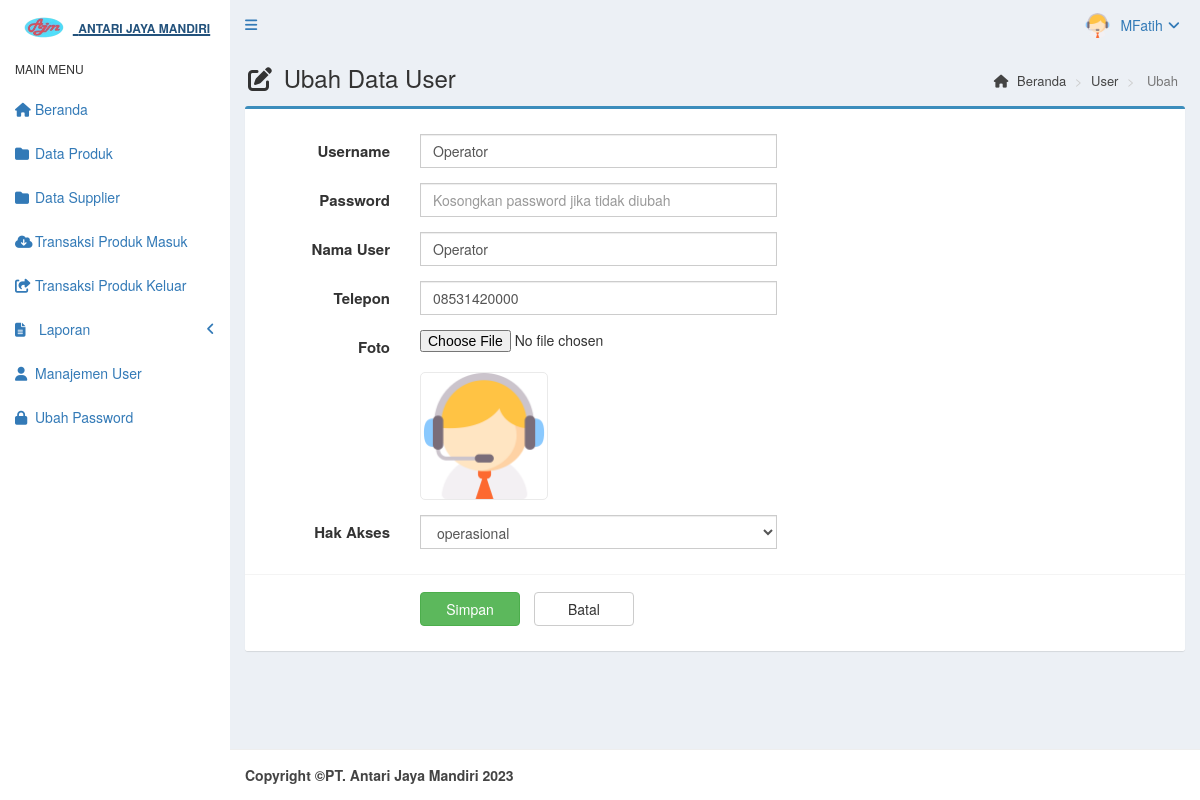
Page /main.php?module=form_user&form=edit&id=4 (signed in) on the committed database.
### tables this page shows
CREATE TABLE `tb_user` (
  `id_user` int(5) NOT NULL,
  `username` varchar(50) NOT NULL,
  `password` varchar(50) NOT NULL,
  `nama_user` varchar(50) NOT NULL,
  `telepon` char(13) DEFAULT NULL,
  `foto` varchar(100) DEFAULT NULL,
  `hak_akses` enum('operasional','administrator','','') NOT NULL,
  `status` enum('aktif','blokir') NOT NULL DEFAULT 'aktif',
  `created_at` timestamp NOT NULL DEFAULT current_timestamp(),
  `updated_at` timestamp NOT NULL DEFAULT current_timestamp() ON UPDATE current_timestamp()
);

### modules/user/form.php (the view, shortened to what this page needs)
<?php
if ($_GET['form']=='add') { ?>
  <section class="content-header">
    <h1>
      <i class="fa fa-edit icon-title"></i> Input User
    </h1>
    <ol class="breadcrumb">
      <li><a href="?module=beranda"><i class="fa fa-home"></i> Beranda </a></li>
      <li><a href="?module=user"> User </a></li>
      <li class="active"> Input </li>
    </ol>
  </section>
  <section class="content">
    <div class="row">
      <div class="col-md-12">
        <div class="box box-primary">
          <form role="form" class="form-horizontal" method="POST" action="modules/user/proses.php?act=insert" enctype="multipart/form-data">
            <div class="box-body">
              <div class="form-group">
                <label class="col-sm-2 control-label">Username</label>
                <div class="col-sm-5">
                  <input type="text" class="form-control" name="username" autocomplete="off" required>
                </div>
              </div>
              <div class="form-group">
                <label class="col-sm-2 control-label">Password</label>
                <div class="col-sm-5">
                  <input type="password" class="form-control" name="password" autocomplete="off" required>
                </div>
              </div>
              <div class="form-group">
                <label class="col-sm-2 control-label">Nama User</label>
                <div class="col-sm-5">
                  <input type="text" class="form-control" name="nama_user" autocomplete="off" required>
                </div>
              </div>
              <div class="form-group">
                <label class="col-sm-2 control-label">Hak Akses</label>
                <div class="col-sm-5">
                  <select class="form-control" name="hak_akses" required>
                    <option value=""></option>
                    <option value="operasional">Operasional</option>
                    <option value="administrator">Administrator</option>
                  </select>
                </div>
              </div>
            </div>
            <div class="box-footer">
              <div class="form-group">
                <div class="col-sm-offset-2 col-sm-10">
                  <input type="submit" class="btn btn-success btn-submit" name="simpan" value="Simpan">
                  <a href="?module=user" class="btn btn-default btn-reset">Batal</a>
                </div>
              </div>
            </div>
          </form>
        </div>
      </div>
    </div>
  </section>
<?php
}
elseif ($_GET['form']=='edit') {
    if (isset($_GET['id'])) {
      $query = mysqli_query($mysqli, "SELECT * FROM tb_user WHERE id_user='$_GET[id]'")
                                      or die('Ada kesalahan pada query tampil data user : '.mysqli_error($mysqli));
      $data  = mysqli_fetch_assoc($query);
    }
?>
  <section class="content-header">
    <h1>
      <i class="fa fa-edit icon-title"></i> Ubah Data User
    </h1>
    <ol class="breadcrumb">
      <li><a href="?module=beranda"><i class="fa fa-home"></i> Beranda</a></li>
      <li><a href="?module=user"> User </a></li>
      <li class="active"> Ubah </li>
    </ol>
  </section>
  <section class="content">
    <div class="row">
      <div class="col-md-12">
        <div class="box box-primary">
          <form role="form" class="form-horizontal" method="POST" action="modules/user/proses.php?act=update" enctype="multipart/form-data">
            <div class="box-body">
              <div class="form-group">
                <label class="col-sm-2 control-label">Username</label>
                <div class="col-sm-5">
                  <input type="text" class="form-control" name="username" autocomplete="off" value="<?php echo $data['username']; ?>" required>
                </div>
              </div>
              <div class="form-group">
                <label class="col-sm-2 control-label">Password</label>
                <div class="col-sm-5">
                  <input type="password" class="form-control" name="password" autocomplete="off" placeholder="Kosongkan password jika tidak diubah">
                </div>
              </div>
              <div class="form-group">
                <label class="col-sm-2 control-label">Nama User</label>
                <div class="col-sm-5">
                  <input type="text" class="form-control" name="nama_user" autocomplete="off" value="<?php echo $data['nama_user']; ?>" required>
                </div>
              </div>
              <div class="form-group">
                <label class="col-sm-2 control-label">Telepon</label>
                <div class="col-sm-5">
                  <input type="text" class="form-control" name="telepon" autocomplete="off" maxlength="13" onKeyPress="return goodchars(event,'0123456789',this)" value="<?php echo $data['telepon']; ?>">
                </div>
              </div>
            <div class="form-group">
                <label class="col-sm-2 control-label">Foto</label>
                <div class="col-sm-5">
                  <input type="file" name="foto">
                  <br/>
                <?php
                if ($data['foto']=="") { ?>
                  <img style="border:1px solid #eaeaea;border-radius:5px;" src="images/user/user-default.png" width="128">
                <?php
                }
                else { ?>
                  <img style="border:1px solid #eaeaea;border-radius:5px;" src="images/user/<?php echo $data['foto']; ?>" width="128">
                <?php
                }
                ?>
                </div>
              </div>
              <div class="form-group">
                <label class="col-sm-2 control-label">Hak Akses</label>
                <div class="col-sm-5">
                  <select class="form-control" name="hak_akses" required>
                    <option value="<?php echo $data['hak_akses']; ?>"><?php echo $data['hak_akses']; ?></option>
                  </select>
                </div>
              </div>
            </div>
            <div class="box-footer">
              <div class="form-group">
                <div class="col-sm-offset-2 col-sm-10">
                  <input type="submit" class="btn btn-success btn-submit" name="simpan" value="Simpan">
                  <a href="?module=user" class="btn btn-default btn-reset">Batal</a>
                </div>
              </div>
            </div>
          </form>
        </div>
      </div>
    </div>
  </section>
<?php
}
?>

### top_menu.php (shortened to what this page needs)
<?php
	require_once "config/database.php";
	$query = mysqli_query($mysqli, "SELECT id_user, nama_user, foto, hak_akses FROM tb_user WHERE id_user='$_SESSION[id_user]'") or die('Ada Kesalahan pada query tampil User: '.mysql_error($mysqli));
	$data = mysqli_fetch_assoc($query);
 ?>
 <li class="dropdown user user-menu">
 	<a href="#" class="dropdown-toggle" data-toggle="dropdown">
 		<?php
 			if($data['foto']=="") { ?>
 			<img src="images/user/user-default.png" class="user-image" alt="user Image" />
 		<?php
 		}
 		else {?>
			<img src="images/user/<?php echo $data['foto']; ?>" class="user-image" alt="User Image" />
		<?php
		}
 		?>
 		<span class="hidden-xs"><?php echo $data['nama_user']; ?><i style="margin-left: 5px" class="fa fa-angle-down"></i></span>
 		</a>
 </li>

### assets/css/style.css (style rules this page uses)
.form-horizontal .control-label { margin-bottom: 0; padding-top: 5px; text-align: right; }
label { display: inline-block; font-size: 15px; font-weight: 400; margin-bottom: 5px; max-width: 100%; }
.form-control { background-color: #fff; background-image: none; border: 1px solid #ccc; border-radius: 4px; box-shadow: 0 1px 1px rgba(0, 0, 0, 0.075) inset; color: #555; display: block; font-size: 15px; height: 34px; line-height: 1.42857; padding: 6px 12px; transition: border-color 0.15s ease-in-out 0s, box-shadow 0.15s ease-in-out 0s; width: 100%; }
.btn-default { background-color: #fff; border-color: #d2d6de; color: #444; }
.content-header { padding: 15px 18px 0; position: relative; }
.content-header > .breadcrumb { background: transparent none repeat scroll 0 0; border-radius: 2px; float: right; font-size: 13px; margin-bottom: 0; margin-top: 0; padding: 7px 12px; position: absolute; right: 10px; top: 15px; }
.btn-submit { width: 100px; margin-top: 7px; margin-right: 10px; font-size: 15px; }
.btn-reset { width: 100px; margin-top: 7px; font-size: 15px; }
.icon-title { margin-right: 5px; }
body { background-color: #fff; color: #333; font-size: 15px; line-height: 1.42857; }

### rows in the picture
tb_user: foto (picture), nama_user "MFatih"
tb_user: username "Operator", nama_user "Operator", telepon "08531420000", foto (picture), hak_akses "operasional"
